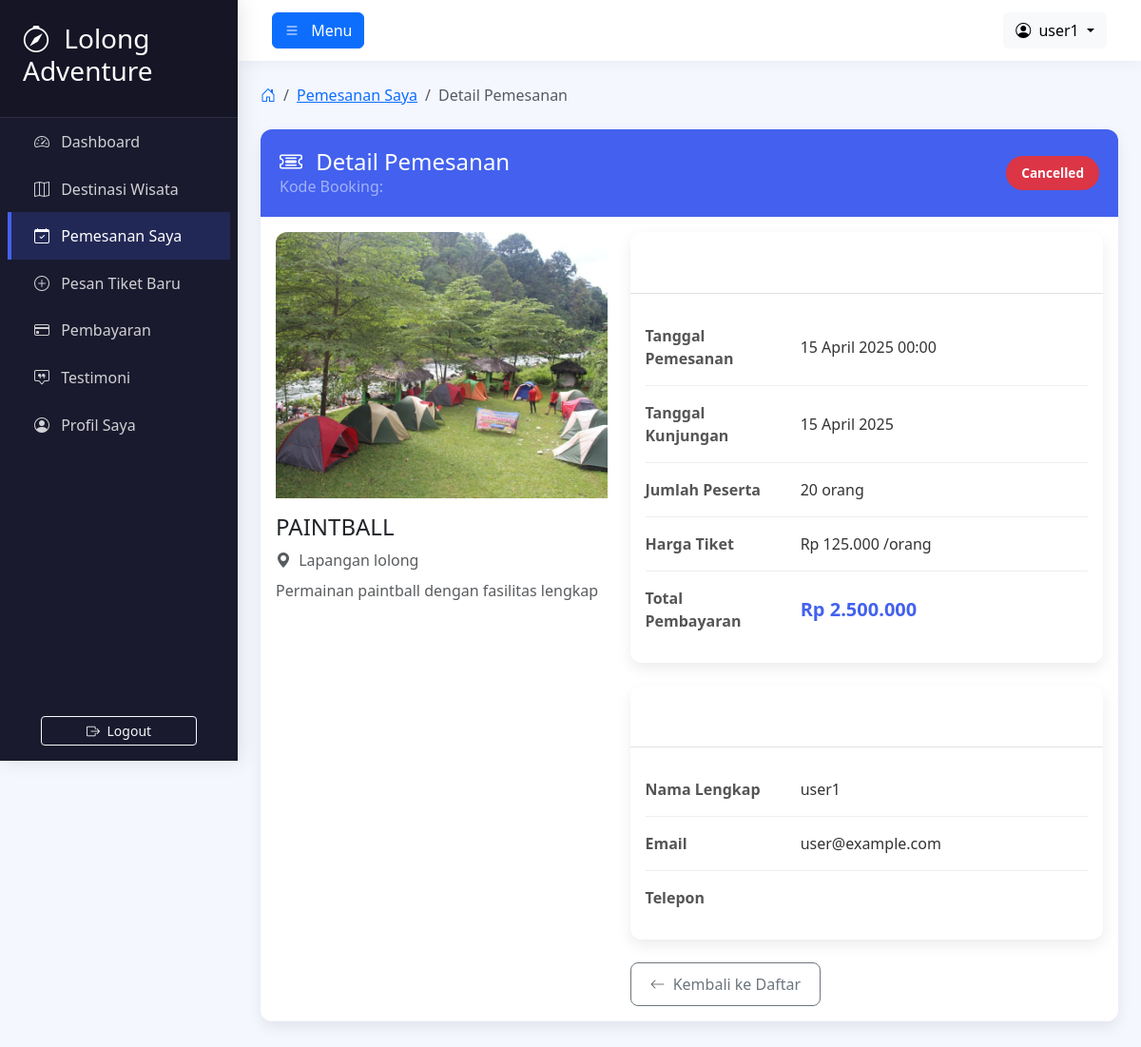
The app's page /pages/customer/booking_detail.php?id=10 (signed in) with its own data.
### tables this page shows
CREATE TABLE `bookings` (
  `id` int(11) NOT NULL,
  `booking_code` varchar(20) NOT NULL,
  `destination_id` int(11) NOT NULL,
  `user_id` int(11) NOT NULL,
  `booking_date` datetime NOT NULL,
  `participants` int(11) NOT NULL,
  `special_requests` text DEFAULT NULL,
  `total_price` decimal(10,2) NOT NULL,
  `status` enum('pending','confirmed','completed','cancelled','failed') DEFAULT 'pending',
  `notes` text DEFAULT NULL,
  `created_at` timestamp NOT NULL DEFAULT current_timestamp(),
  `updated_at` timestamp NOT NULL DEFAULT current_timestamp() ON UPDATE current_timestamp(),
  `payment_status` enum('pending','paid','failed') DEFAULT 'pending',
  `payment_method` varchar(50) DEFAULT NULL,
  `payment_token` varchar(255) DEFAULT NULL,
  `payment_data` longtext DEFAULT NULL CHECK (json_valid(`payment_data`)),
  `ticket_type` varchar(50) DEFAULT NULL
);

CREATE TABLE `destinations` (
  `id` int(11) NOT NULL,
  `name` varchar(100) NOT NULL,
  `location` varchar(100) NOT NULL,
  `description` text DEFAULT NULL,
  `duration` varchar(50) DEFAULT NULL,
  `price` decimal(10,2) DEFAULT NULL,
  `difficulty` enum('easy','medium','hard') DEFAULT NULL,
  `image_url` varchar(255) DEFAULT 'default.jpg',
  `is_featured` tinyint(1) DEFAULT 0,
  `created_at` timestamp NOT NULL DEFAULT current_timestamp(),
  `updated_at` timestamp NOT NULL DEFAULT current_timestamp() ON UPDATE current_timestamp(),
  `status` enum('active','inactive') DEFAULT 'active'
);

CREATE TABLE `users` (
  `id` int(11) NOT NULL,
  `password` varchar(255) NOT NULL,
  `full_name` varchar(100) DEFAULT NULL,
  `profile_pic` varchar(255) DEFAULT NULL,
  `email` varchar(100) NOT NULL,
  `phone` varchar(20) DEFAULT NULL,
  `address` text DEFAULT NULL,
  `role` enum('admin','manager','staff') DEFAULT 'staff',
  `is_active` tinyint(1) DEFAULT 1,
  `last_login` datetime DEFAULT NULL,
  `reset_token` varchar(255) DEFAULT NULL,
  `token_expires` datetime DEFAULT NULL,
  `created_at` timestamp NOT NULL DEFAULT current_timestamp(),
  `updated_at` timestamp NOT NULL DEFAULT current_timestamp() ON UPDATE current_timestamp(),
  `created_by` int(11) DEFAULT NULL,
  `google_id` varchar(255) DEFAULT NULL
);

### pages/customer/booking_detail.php (the view, shortened to what this page needs)
<?php
require_once('../../config/database.php');
$booking_id = isset($_GET['id']) ? intval($_GET['id']) : 0;
$user_id = $_SESSION['user_id'];
$stmt = $pdo->prepare("SELECT b.*,
                      d.name as destination_name,
                      CASE
                        WHEN d.name = 'Camp Area' THEN '../../assets/images/destinations/camparea.jpg'
                        WHEN d.name = 'Arung Jeram' THEN '../../assets/images/destinations/arungjeram.jpg'
                        ELSE d.image_url
                      END as image_url,
                      d.price as destination_price,
                      d.description as destination_desc,
                      d.location,
                      u.full_name, u.email, u.phone, u.address
                      FROM bookings b
                      JOIN destinations d ON b.destination_id = d.id
                      JOIN users u ON b.user_id = u.id
                      WHERE b.id = ? AND b.user_id = ?");
$stmt->execute([$booking_id, $user_id]);
$booking = $stmt->fetch(PDO::FETCH_ASSOC);
$booking_date = date('d F Y H:i', strtotime($booking['booking_date']));
$visit_date = date('d F Y', strtotime($booking['booking_date']));
?>
<!DOCTYPE html>
<html lang="id">
<head>
    <link href="https://cdn.jsdelivr.net/npm/bootstrap@5.3.0/dist/css/bootstrap.min.css" rel="stylesheet">
    <link rel="stylesheet" href="https://cdn.jsdelivr.net/npm/bootstrap-icons@1.10.0/font/bootstrap-icons.css">
    <link rel="stylesheet" href="https://cdnjs.cloudflare.com/ajax/libs/animate.css/4.1.1/animate.min.css">
</head>
<body>
    <div class="wrapper d-flex">
        <nav id="sidebar" class="vh-100">
            <div class="sidebar-header">
                <h3><i class="bi bi-compass me-2"></i> Lolong Adventure</h3>
            </div>
            <ul class="nav flex-column sidebar-components px-2">
                <li class="nav-item">
                    <a class="nav-link" href="dashboard.php">
                        <i class="bi bi-speedometer2 me-2"></i> Dashboard
                    </a>
                </li>
                <li class="nav-item">
                    <a class="nav-link" href="destinations.php">
                        <i class="bi bi-map me-2"></i> Destinasi Wisata
                    </a>
                </li>
                <li class="nav-item active">
                    <a class="nav-link" href="bookings.php">
                        <i class="bi bi-calendar-check me-2"></i> Pemesanan Saya
                    </a>
                </li>
                <li class="nav-item">
                    <a class="nav-link" href="new_booking.php">
                        <i class="bi bi-plus-circle me-2"></i> Pesan Tiket Baru
                    </a>
                </li>
                <li class="nav-item">
                    <a class="nav-link" href="payment.php">
                        <i class="bi bi-credit-card me-2"></i> Pembayaran
                    </a>
                </li>
                <li class="nav-item">
                    <a class="nav-link" href="testimonials.php">
                        <i class="bi bi-chat-square-quote me-2"></i> Testimoni
                    </a>
                </li>
                <li class="nav-item">
                    <a class="nav-link" href="profile.php">
                        <i class="bi bi-person-circle me-2"></i> Profil Saya
                    </a>
                </li>
            </ul>
            <div class="sidebar-footer position-absolute bottom-0 w-100 p-3 text-center">
                <a href="../../logout.php" class="btn btn-sm btn-outline-light w-75">
                    <i class="bi bi-box-arrow-right me-1"></i> Logout
                </a>
            </div>
        </nav>
        <div class="main-content flex-grow-1">
            <nav class="navbar navbar-expand-lg navbar-light navbar-custom">
                <div class="container-fluid">
                    <button type="button" id="sidebarCollapse" class="btn btn-primary d-none d-md-block">
                        <i class="bi bi-list"></i>
                        <span class="ms-2">Menu</span>
                    </button>
                    <div class="d-flex align-items-center ms-auto">
                        <div class="dropdown">
                            <button class="btn btn-light dropdown-toggle" type="button" id="userDropdown" data-bs-toggle="dropdown" aria-expanded="false">
                                <i class="bi bi-person-circle me-1"></i> <?php echo htmlspecialchars($_SESSION['full_name']); ?>
                            </button>
                        </div>
                    </div>
                </div>
            </nav>
            <div class="container-fluid p-3 p-md-4 animate__animated animate__fadeIn">
                <nav aria-label="breadcrumb" class="mb-4">
                    <ol class="breadcrumb bg-transparent p-0">
                        <li class="breadcrumb-item"><a href="dashboard.php"><i class="bi bi-house-door"></i></a></li>
                        <li class="breadcrumb-item"><a href="bookings.php">Pemesanan Saya</a></li>
                        <li class="breadcrumb-item active" aria-current="page">Detail Pemesanan</li>
                    </ol>
                </nav>
                <div class="booking-detail-card card mb-4 hover-effect">
                    <div class="card-header d-flex flex-column flex-md-row justify-content-between align-items-center">
                        <div class="mb-2 mb-md-0">
                            <h4 class="mb-0"><i class="bi bi-ticket-detailed me-2"></i> Detail Pemesanan</h4>
                            <p class="mb-0 text-white-50">Kode Booking: <?php echo htmlspecialchars($booking['booking_code']); ?></p>
                        </div>
                        <span class="status-badge badge-<?php echo strtolower($booking['status']); ?> mt-2 mt-md-0">
                            <?php echo ucfirst($booking['status']); ?>
                        </span>
                    </div>
                    <div class="card-body">
                        <div class="row">
                            <div class="col-lg-5 mb-4 mb-lg-0">
                                <div class="booking-image-container mb-3">
                                    <img src="<?php echo htmlspecialchars($booking['image_url']); ?>"
                                        class="booking-image"
                                        alt="<?php echo htmlspecialchars($booking['destination_name']); ?>">
                                </div>
                                <div class="mt-3">
                                    <h4><?php echo htmlspecialchars($booking['destination_name']); ?></h4>
                                    <p class="text-muted mb-2">
                                        <i class="bi bi-geo-alt-fill me-1"></i>
                                        <?php echo htmlspecialchars($booking['location']); ?>
                                    </p>
                                    <p class="text-muted"><?php echo htmlspecialchars($booking['destination_desc']); ?></p>
                                </div>
                            </div>
                            <div class="col-lg-7">
                                <div class="booking-detail-card card mb-4 hover-effect">
                                    <div class="card-header bg-white border-bottom">
                                        <h5 class="mb-0"><i class="bi bi-info-circle me-2"></i> Informasi Pemesanan</h5>
                                    </div>
                                    <div class="card-body">
                                        <div class="info-item">
                                            <div class="row align-items-center">
                                                <div class="col-md-4 info-label">Tanggal Pemesanan</div>
                                                <div class="col-md-8 info-value"><?php echo $booking_date; ?></div>
                                            </div>
                                        </div>
                                        <div class="info-item">
                                            <div class="row align-items-center">
                                                <div class="col-md-4 info-label">Tanggal Kunjungan</div>
                                                <div class="col-md-8 info-value"><?php echo $visit_date; ?></div>
                                            </div>
                                        </div>
                                        <div class="info-item">
                                            <div class="row align-items-center">
                                                <div class="col-md-4 info-label">Jumlah Peserta</div>
                                                <div class="col-md-8 info-value"><?php echo htmlspecialchars($booking['participants']); ?> orang</div>
                                            </div>
                                        </div>
                                        <div class="info-item">
                                            <div class="row align-items-center">
                                                <div class="col-md-4 info-label">Harga Tiket</div>
                                                <div class="col-md-8 info-value">Rp <?php echo number_format($booking['destination_price'], 0, ',', '.'); ?> /orang</div>
                                            </div>
                                        </div>
                                        <div class="info-item">
                                            <div class="row align-items-center">
                                                <div class="col-md-4 info-label">Total Pembayaran</div>
                                                <div class="col-md-8 info-value">
                                                    <span class="price-display">Rp <?php echo number_format($booking['destination_price'] * $booking['participants'], 0, ',', '.'); ?></span>
                                                </div>
                                            </div>
                                        </div>
                                    </div>
                                </div>
                                <div class="booking-detail-card card mb-4 hover-effect">
                                    <div class="card-header bg-white border-bottom">
                                        <h5 class="mb-0"><i class="bi bi-person-badge me-2"></i> Informasi Pelanggan</h5>
                                    </div>
                                    <div class="card-body">
                                        <div class="info-item">
                                            <div class="row align-items-center">
                                                <div class="col-md-4 info-label">Nama Lengkap</div>
                                                <div class="col-md-8 info-value"><?php echo htmlspecialchars($booking['full_name']); ?></div>
                                            </div>
                                        </div>
                                        <div class="info-item">
                                            <div class="row align-items-center">
                                                <div class="col-md-4 info-label">Email</div>
                                                <div class="col-md-8 info-value"><?php echo htmlspecialchars($booking['email']); ?></div>
                                            </div>
                                        </div>
                                        <div class="info-item">
                                            <div class="row align-items-center">
                                                <div class="col-md-4 info-label">Telepon</div>
                                            </div>
                                        </div>
                                    </div>
                                </div>
                                <div class="d-flex flex-column flex-md-row justify-content-between align-items-md-center mt-4 action-buttons">
                                    <a href="bookings.php" class="btn btn-outline-secondary mb-3 mb-md-0 action-btn">
                                        <i class="bi bi-arrow-left me-1"></i> Kembali ke Daftar
                                    </a>
                                </div>
                            </div>
                        </div>
                    </div>
                </div>
            </div>
        </div>
    </div>
</body>
</html>

### records on screen
bookings: status "Cancelled", destination.name "PAINTBALL", destination.location "Lapangan lolong", destination.description "Permainan paintball dengan fasilitas lengkap", booking_date "15 April 2025 00:00", booking_date "15 April 2025", participants "20", destination.price "125.000", $booking['destination_price'] * $booking['participants'] "2.500.000", user.full_name "user1", user.email "user@example.com"

### other values on screen
$_SESSION['full_name'] "user1"
